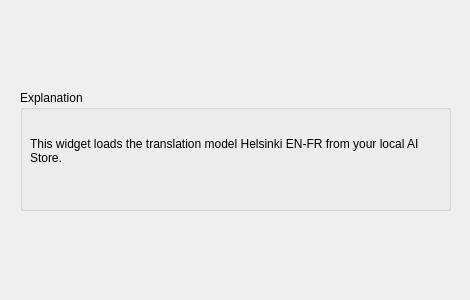
<?xml version="1.0" encoding="UTF-8"?>
<ui version="4.0">
 <class>Form</class>
 <widget class="QWidget" name="Form">
  <property name="geometry">
   <rect>
    <x>0</x>
    <y>0</y>
    <width>470</width>
    <height>300</height>
   </rect>
  </property>
  <property name="windowTitle">
   <string>Form</string>
  </property>
  <widget class="QGroupBox" name="groupBox">
   <property name="geometry">
    <rect>
     <x>20</x>
     <y>90</y>
     <width>431</width>
     <height>121</height>
    </rect>
   </property>
   <property name="title">
    <string>Explanation</string>
   </property>
   <widget class="QLabel" name="Description">
    <property name="geometry">
     <rect>
      <x>10</x>
      <y>40</y>
      <width>411</width>
      <height>41</height>
     </rect>
    </property>
    <property name="text">
     <string>This widget loads the translation model Helsinki EN-FR from your local AI Store.</string>
    </property>
    <property name="textFormat">
     <enum>Qt::AutoText</enum>
    </property>
    <property name="alignment">
     <set>Qt::AlignLeading|Qt::AlignLeft|Qt::AlignVCenter</set>
    </property>
    <property name="wordWrap">
     <bool>true</bool>
    </property>
   </widget>
  </widget>
 </widget>
 <resources/>
 <connections/>
</ui>
